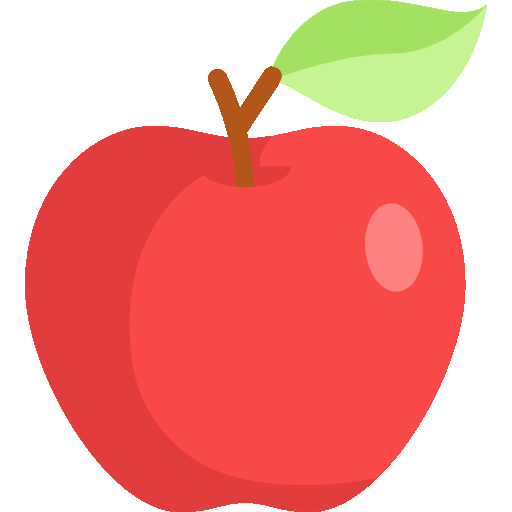
#> input picture images/fruits/apple.png, 512 x 512 px, found by its file name
$ python 'snake(아이템 및 점수감소 구현)_명환.py'
#> lines starting #> are read from the running program, lines starting #| are printed output that depends on the picture
# _*_ coding:utf-8 _*_
import cv2
import numpy as np
from time import time
import random
import math
import webcolors
import random
import threading

font = cv2.FONT_HERSHEY_COMPLEX_SMALL  # 글꼴을 손글씨 글꼴로 지정

apple = cv2.imread("images/apple.png", -1)
#> apple is the input picture: shape (512, 512, 4); mean B, G, R, A 143.8, 152.6, 241.6, 156.8
grape = cv2.imread("images/grape.png", -1)
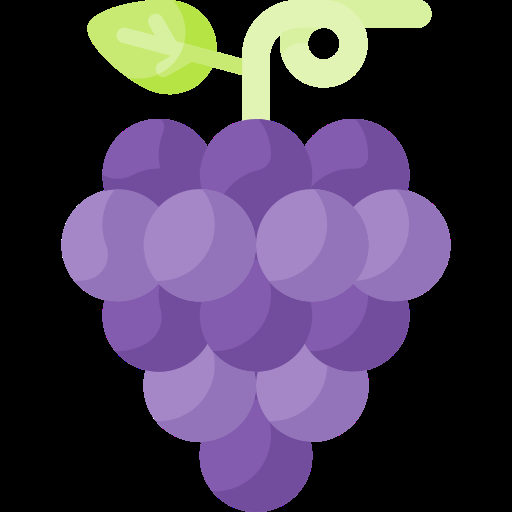
#> input picture images/fruits/grape.png, 512 x 512 px, found by its file name
#> grape is the input picture: shape (512, 512, 4); mean B, G, R, A 80.3, 59, 70.4, 117.6
orange = cv2.imread("images/orange.png", -1)
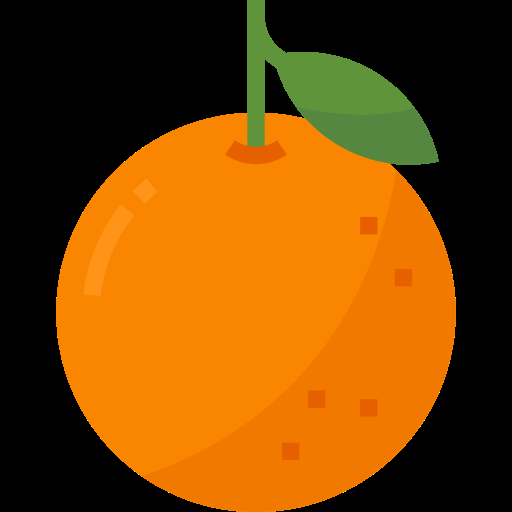
#> input picture images/fruits/orange.png, 512 x 512 px, found by its file name
#> orange is the input picture: shape (512, 512, 4); mean B, G, R, A 3.5, 68.8, 121.9, 133.9
strawberry = cv2.imread("images/strawberry.png", -1)
shit = cv2.imread("images/shit.png", -1)
bomb = cv2.imread("images/bomb.png", -1)
items = [apple, grape, orange, strawberry, shit, bomb]
item = strawberry

'''
def changeitem():
    # 과일 이미지들을 저장할 리스트
    fitem = random.sample(items, 1)

    return np.array(fitem)
'''

'''
if changeitem() == 'apple':
    item = cv2.imread("images/apple.png", -1)
elif changeitem() == 'grape':
    item = cv2.imread("images/grape.png", -1)
elif changeitem() == 'orange':
    item = cv2.imread("images/orange.png", -1)
elif changeitem() == 'strawberry':
    item = cv2.imread("images/strawberry.png", -1)
elif changeitem() == 'shit':
    item = cv2.imread("images/shit.png", -1)
elif changeitem() == 'bomb':
    item = cv2.imread("images/bomb.png", -1)
'''

#> (the run stopped early here; a loop or call above may not have finished)
